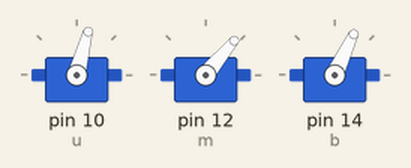
A sketch run on a simulated Arduino Uno, built with avr-gcc and run on an emulated ATmega328P. On the bench: 3 × servo.

Above: at 1.05 s.
At 1.4 s:
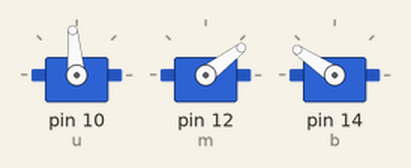
At 1.6 s:
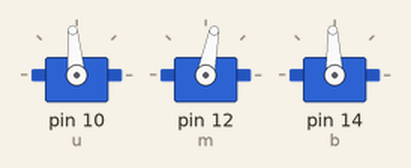
At 1.8 s:
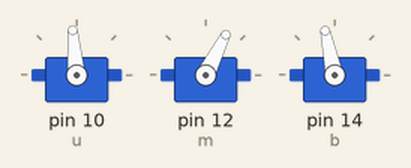
Timing chart, 0 to 4.0 s (numbered marks = the images above):
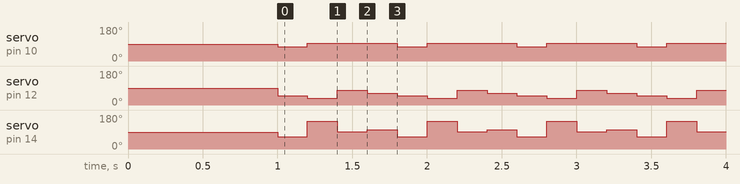

Measured:
- by itself, servo on pin 10 (u): alternates 95° for 0.60 s and 75° for 0.20 s
- by itself, servo on pin 12 (m): repeats every 0.80 s: 37° 0.20 s, 79° 0.20 s, 63° 0.20 s, 50° 0.20 s
- by itself, servo on pin 14 (b): repeats every 0.80 s: 146° 0.20 s, 92° 0.20 s, 102° 0.20 s, 65° 0.20 s

The sketch:

inc_ht.ino
```cpp
#include <Servo.h>
Servo u;
Servo m;
Servo b;
static int t1=200,t2=0,t3=0;
//t2 is -ve t1or going out multi t2 ot1 python by -1
// change link lengths in the code

void setup() {
  // put your setup code here, to run once:
u.attach(10);
m.attach(12);
b.attach(14);
_delay_ms(1000);

}
void loop()
{

u.write(75+(0));
m.write(90+(-40));
b.write(0+(65));
_delay_ms(t1);

u.write(95+(0));
m.write(90+(-53));
b.write(40+(106));
_delay_ms(t1);

u.write(95+(0));
m.write(90+(-11));
b.write(40+(52));
_delay_ms(t1);

u.write(95+(0));
m.write(90+(-27));
b.write(40+(62));
_delay_ms(t1);
}
```
